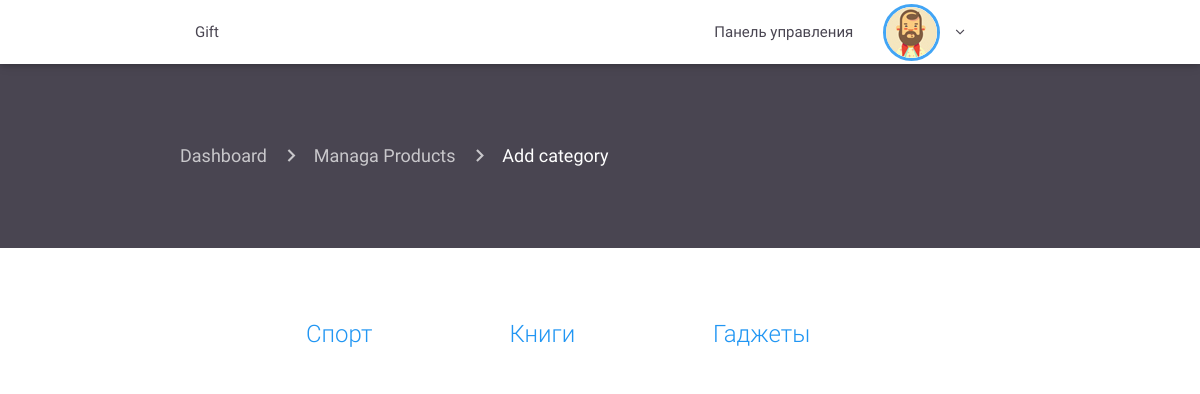
The page /admin/addcategory.php (signed in) on the database its author committed.
### tables this page shows
CREATE TABLE `category` (
  `id` int(11) NOT NULL,
  `name` varchar(1000) NOT NULL
);

### admin/addcategory.php (the view, shortened to what this page needs)
<?php
if (!isset($_SESSION['id'])) {
header('Location: ../sign.php');
}
else {
require 'includes/header.php';
require 'includes/navconnected.php'; }
?>
<div class="container-fluid product-page">
  <div class="container current-page">
    <nav>
      <div class="nav-wrapper">
        <div class="col s12">
          <a href="index.php" class="breadcrumb">Dashboard</a>
          <a href="infoproduct.php" class="breadcrumb">Managa Products</a>
          <a href="addproduct.php" class="breadcrumb">Add category</a>
        </div>
      </div>
    </nav>
  </div>
</div>
<div class="container addproduct">
  <div class="container">
    <div class="row">
        <?php
        include '../db.php';
          $querycategory = "SELECT id, name FROM category";
          $total = $connection->query($querycategory);
          if ($total->num_rows > 0) {
          while($rowcategory = $total->fetch_assoc()) {
            $id_category = $rowcategory['id'];
            $name_category = $rowcategory['name'];
        ?>
        <div class="col s12 m4">
          <div class="card hoverable animated slideInUp wow">
            <div class="card">
              <a href="addc.php?id=<?= $id_category; ?>&category=<?= $name_category; ?>">
                <span class="card-title blue-text"><?= $name_category; ?></span></a>
            </div>
          </div>
        </div>
      <?php }} ?>
    </div>
  </div>
</div>
<?php require 'includes/footer.php'; ?>

### admin/src/css/style.css (style rules this page uses)
.product-page { padding-top: 60px; padding-bottom: 60px; background-color: #494551; }
.product-page nav { background: none; box-shadow: none; }
.addproduct { padding-top: 60px; }
.addproduct .card { box-shadow: none; }

### rows shown on the page
category: name "Спорт"
category: name "Книги"
category: name "Гаджеты"
